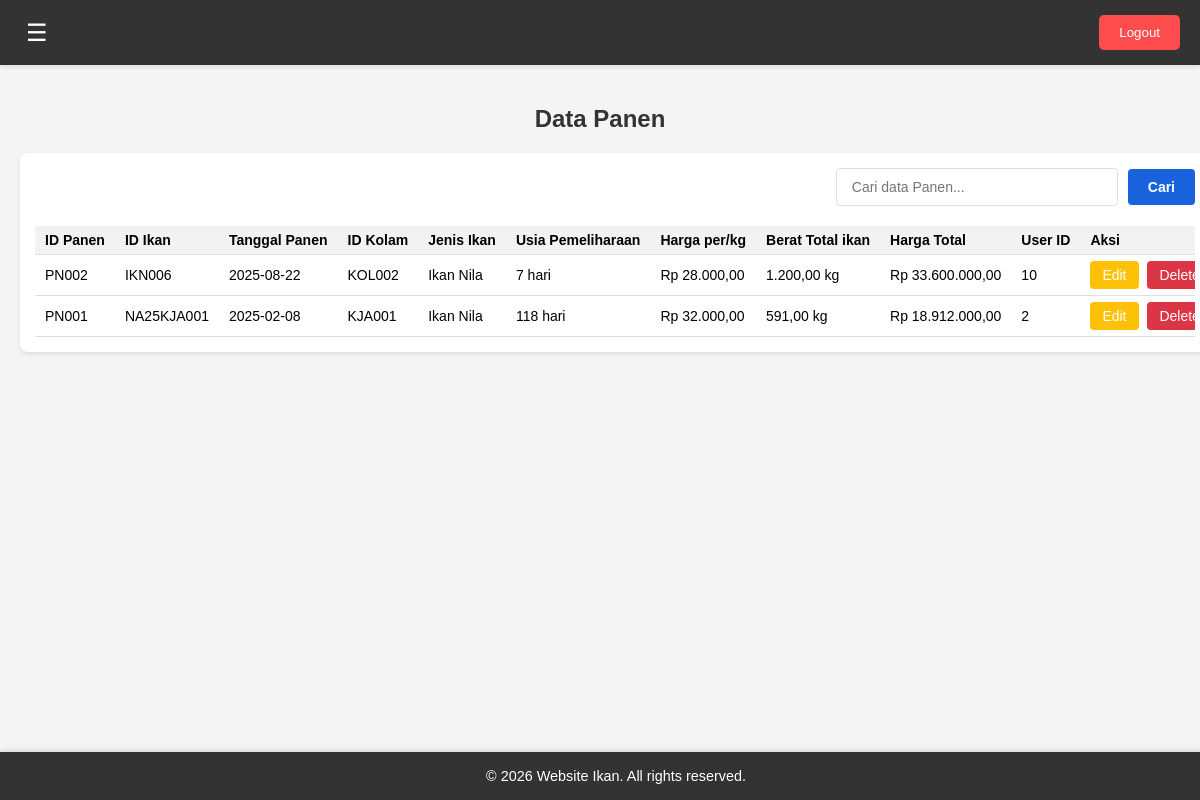
The page /dashboard-admin.php?page=data-panen (signed in) on the database its author committed.
### tables this page shows
CREATE TABLE `panen` (
  `id_panen` varchar(50) NOT NULL,
  `user_id` int(11) NOT NULL,
  `id_ikan` varchar(50) NOT NULL,
  `tanggal_panen` date NOT NULL,
  `id_kolam` varchar(50) NOT NULL,
  `jenis_ikan` varchar(100) NOT NULL,
  `usia_pemeliharaan` int(11) NOT NULL,
  `harga_per_kg` decimal(10,2) NOT NULL,
  `berat_total` decimal(10,2) NOT NULL,
  `harga_total` decimal(10,2) NOT NULL
);

CREATE TABLE `data_ikan` (
  `id_ikan` varchar(50) NOT NULL,
  `user_id` int(11) NOT NULL,
  `jenis_bibit` varchar(100) NOT NULL,
  `id_kolam` varchar(50) NOT NULL,
  `jumlah_bibit` int(11) NOT NULL,
  `tanggal_masuk_bibit` date DEFAULT NULL
);

### pages/dashboard-admin/data-panen.php (the view, shortened to what this page needs)
<?php
$query = "SELECT DISTINCT p.id_panen, p.id_ikan, p.tanggal_panen, p.id_kolam, di.jenis_bibit AS jenis_ikan,
          COALESCE(pi.usia_pemeliharaan, p.usia_pemeliharaan) AS usia_pemeliharaan,
          p.harga_per_kg, p.berat_total, p.harga_total, p.user_id
          FROM panen p
          JOIN data_ikan di ON p.id_ikan = di.id_ikan
          LEFT JOIN pemeliharaan_ikan pi ON p.id_ikan = pi.id_ikan AND pi.user_id = p.user_id
          GROUP BY p.id_panen
          ORDER BY p.tanggal_panen DESC";
$result = mysqli_query($conn, $query);
?>
<h2>Data Panen</h2>
<div class="data-container">
    <div class="data-header">
        <input type="text" id="search-input" placeholder="Cari data Panen...">
        <button id="search-button">Cari</button>
    </div>
    <div class="data-table">
        <table>
            <thead>
                <tr>
                    <th>ID Panen</th>
                    <th>ID Ikan</th>
                    <th>Tanggal Panen</th>
                    <th>ID Kolam</th>
                    <th>Jenis Ikan</th>
                    <th>Usia Pemeliharaan</th>
                    <th>Harga per/kg</th>
                    <th>Berat Total ikan</th>
                    <th>Harga Total</th>
                    <th>User ID</th>
                    <th>Aksi</th>
                </tr>
            </thead>
            <tbody>
                <?php
                if (mysqli_num_rows($result) > 0) {
                    $displayed_panen = array();
                    while ($row = mysqli_fetch_assoc($result)) {
                        if (!in_array($row['id_panen'], $displayed_panen)) {
                            $displayed_panen[] = $row['id_panen'];
                            echo "<tr>";
                            echo "<td>" . htmlspecialchars($row['id_panen']) . "</td>";
                            echo "<td>" . htmlspecialchars($row['id_ikan']) . "</td>";
                            echo "<td>" . htmlspecialchars($row['tanggal_panen']) . "</td>";
                            echo "<td>" . htmlspecialchars($row['id_kolam']) . "</td>";
                            echo "<td>" . htmlspecialchars($row['jenis_ikan']) . "</td>";
                            echo "<td>" . htmlspecialchars($row['usia_pemeliharaan']) . " hari</td>";
                            echo "<td>Rp " . number_format($row['harga_per_kg'], 2, ',', '.') . "</td>";
                            echo "<td>" . number_format($row['berat_total'], 2, ',', '.') . " kg</td>";
                            echo "<td>Rp " . number_format($row['harga_total'], 2, ',', '.') . "</td>";
                            echo "<td>" . htmlspecialchars($row['user_id']) . "</td>";
                            echo '<td>
                                <form method="GET" action="dashboard-admin.php" style="display:inline;">
                                    <input type="hidden" name="page" value="edit-data-panen">
                                    <input type="hidden" name="id" value="' . htmlspecialchars($row['id_panen']) . '">
                                    <button type="submit" class="edit-button">Edit</button>
                                </form>
                                <form method="POST" action="includes/delete_data.php" style="display:inline;">
                                    <input type="hidden" name="delete_id" value="' . $row['id_panen'] . '">
                                    <input type="hidden" name="table" value="panen">
                                    <input type="hidden" name="return_page" value="panen">
                                    <button type="button" class="delete-button" data-id="' . $row['id_panen'] . '" data-table="panen" data-return-page="panen">Delete</button>
                                </form>
                            </td>';
                            echo "</tr>";
                        }
                    }
                } else {
                    echo "<tr><td colspan='11'>Tidak ada data panen</td></tr>";
                }
                ?>
            </tbody>
        </table>
    </div>
</div>

### assets/css/dashboard-admin.css (style rules this page uses)
body, html { margin: 0; padding: 0; font-family: Arial, sans-serif; background-color: #f4f4f4; }
h2 { text-align: center; margin-top: 20px; color: #333; }
.data-container { background-color: #fff; border-radius: 8px; box-shadow: 0 2px 4px rgba(0, 0, 0, 0.1); padding: 15px; margin: 20px auto; width: fit-content; max-width: 100%; overflow-x: auto; }
.data-header { display: flex; justify-content: flex-end; align-items: center; margin-bottom: 20px; gap: 10px; }
#search-input { padding: 8px 12px; border: 1px solid #ddd; border-radius: 4px; font-size: 14px; width: 250px; }
#search-button, #add-data-button { padding: 8px 15px; border: none; border-radius: 4px; background-color: #3498db; color: white; cursor: pointer; transition: background-color 0.3s; font-size: 14px; white-space: nowrap; }
.data-table table { width: auto; border-collapse: collapse; font-size: 14px; }
.data-table th, .data-table td { padding: 8px 12px; text-align: left; border-bottom: 1px solid #e0e0e0; white-space: nowrap; }
.data-table th { background-color: #f2f2f2; font-weight: bold; }
.edit-button, .delete-button { padding: 6px 12px; font-size: 14px; border: none; border-radius: 4px; color: white; cursor: pointer; transition: background-color 0.3s; margin-right: 5px; }
.edit-button { background-color: #ffc107; }
.delete-button { background-color: #dc3545; }
@media (max-width: 1200px) { .data-table { font-size: 13px; } }
@media (max-width: 1200px) { .data-table th, .data-table td { padding: 6px 10px; } }
#search-input { padding: 10px 15px; border: 1px solid #e0e0e0; border-radius: 4px; font-size: 14px; width: 250px; transition: border-color 0.3s, box-shadow 0.3s; }
#search-button, .print-button { padding: 10px 20px; border: none; border-radius: 4px; background-color: #1863dc; color: white; cursor: pointer; transition: background-color 0.3s, transform 0.1s; font-size: 14px; font-weight: bold; white-space: nowrap; }
.data-table { overflow-x: auto; margin-top: 20px; }

### rows shown on the page
panen: id_panen "PN002", id_ikan "IKN006", tanggal_panen "2025-08-22", id_kolam "KOL002", id_ikan.jenis_bibit "Ikan Nila", usia_pemeliharaan "7", harga_per_kg "28.000,00", berat_total "1.200,00", harga_total "33.600.000,00", user "10"
panen: id_panen "PN001", id_ikan "NA25KJA001", tanggal_panen "2025-02-08", id_kolam "KJA001", id_ikan.jenis_bibit "Ikan Nila", usia_pemeliharaan "118", harga_per_kg "32.000,00", berat_total "591,00", harga_total "18.912.000,00", user "2"
